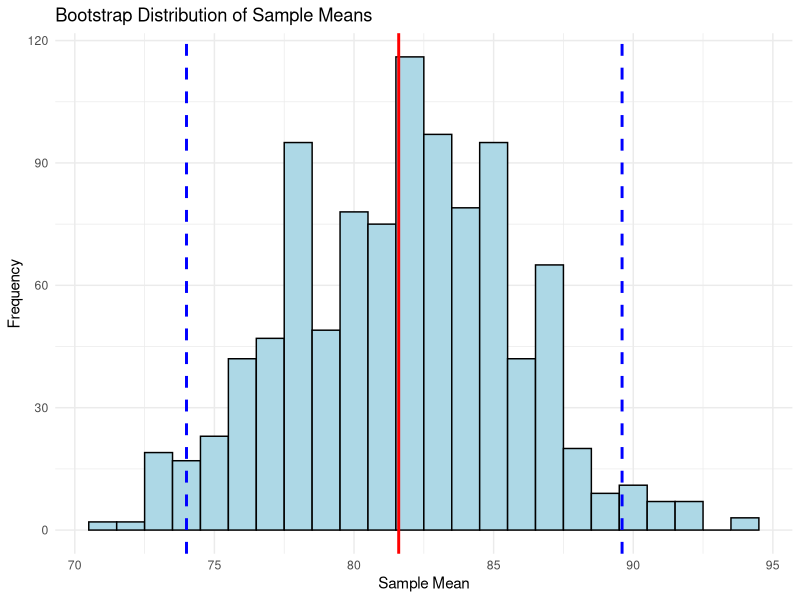

Reproduce this figure in R.
# Original dataset
scores <- c(78, 85, 96, 80, 69)

# Calculate the original sample mean
original_mean <- mean(scores)

# Generate bootstrap samples and compute their means
bootstrap_means <- replicate(1000, mean(sample(scores, replace = TRUE)))

# Determine the 95% confidence interval from the bootstrap distribution
confidence_interval <- quantile(bootstrap_means, c(0.025, 0.975))

list(original_mean = original_mean, confidence_interval = confidence_interval)

# Plot the bootstrap_means distribution
library(ggplot2)
ggplot(data.frame(bootstrap_means), aes(x = bootstrap_means)) +
  geom_histogram(binwidth = 1, fill = "lightblue", color = "black") +
  geom_vline(xintercept = original_mean, color = "red", linewidth = 1) +
  geom_vline(xintercept = confidence_interval, color = "blue", size = 1, linetype = "dashed") +
  labs(title = "Bootstrap Distribution of Sample Means",
       x = "Sample Mean",
       y = "Frequency") +
  theme_minimal()
